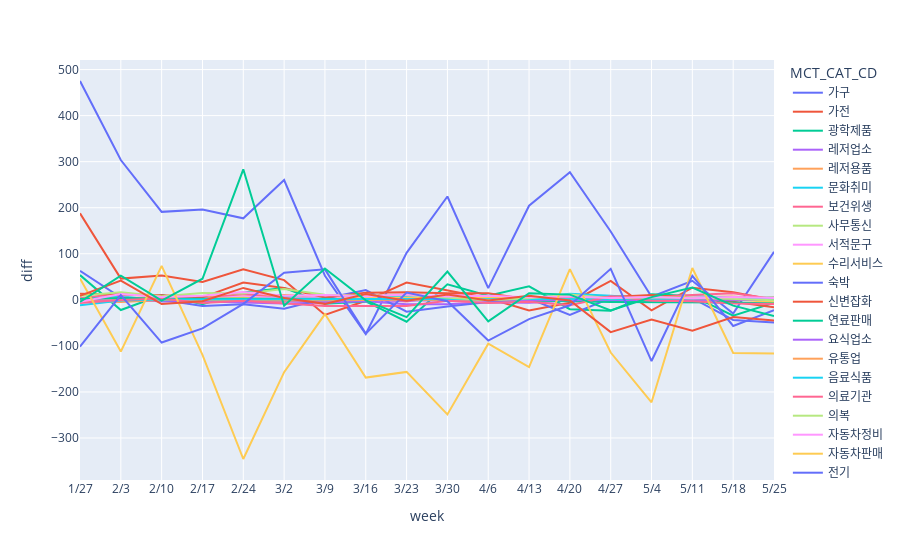

The notebook cell saved with this chart:
### Code cell
fig = px.line(cnt_diff2, x="week", y="diff", color='MCT_CAT_CD')

fig.update_layout(
    xaxis = dict(
        tickmode = 'array',
        tickvals = np.arange(0, len(test2)),
        ticktext = test2
    )
)
fig.show()

### Figure 1 — Plotly figure (JSON) as saved in the notebook; plotly's stock layout.template omitted (floating-point values rounded to 4 significant figures)
{"data": [{"hovertemplate": "MCT_CAT_CD=가구<br>week=%{x}<br>diff=%{y}<extra></extra>", "legendgroup": "가구", "line": {"color": "#636efa", "dash": "solid"}, "mode": "lines", "name": "가구", "orientation": "v", "showlegend": true, "type": "scatter", "x": [5, 6, 7, 8, 9, 10, 11, 12, 13, 14, 15, 16, 17, 18, 19, 20, 21, 22], "xaxis": "x", "y": [475.2, 303.5, 191.0, 196.2, 176.9, 260.2, 52.41, -74.2, 102.1, 224.4, 25.52, 204.3, 277.2, 148.3, 6.812, 41.39, -29.77, 104.2], "yaxis": "y"}, {"hovertemplate": "MCT_CAT_CD=가전<br>week=%{x}<br>diff=%{y}<extra></extra>", "legendgroup": "가전", "line": {"color": "#EF553B", "dash": "solid"}, "mode": "lines", "name": "가전", "orientation": "v", "showlegend": true, "type": "scatter", "x": [5, 6, 7, 8, 9, 10, 11, 12, 13, 14, 15, 16, 17, 18, 19, 20, 21, 22], "xaxis": "x", "y": [187.9, 46.07, 52.97, 38.64, 66.38, 42.73, -32.85, -2.085, 37.51, 20.1, 3.348, -23.08, -6.322, 41.0, -23.01, 26.28, 16.4, -0.5635], "yaxis": "y"}, {"hovertemplate": "MCT_CAT_CD=광학제품<br>week=%{x}<br>diff=%{y}<extra></extra>", "legendgroup": "광학제품", "line": {"color": "#00cc96", "dash": "solid"}, "mode": "lines", "name": "광학제품", "orientation": "v", "showlegend": true, "type": "scatter", "x": [5, 6, 7, 8, 9, 10, 11, 12, 13, 14, 15, 16, 17, 18, 19, 20, 21, 22], "xaxis": "x", "y": [53.68, -22.19, 10.53, -9.31, 16.23, 25.83, -8.595, -3.452, -47.59, 33.58, 8.975, 29.33, -20.25, -23.75, 12.02, 8.542, -34.53, -6.223], "yaxis": "y"}, {"hovertemplate": "MCT_CAT_CD=레저업소<br>week=%{x}<br>diff=%{y}<extra></extra>", "legendgroup": "레저업소", "line": {"color": "#ab63fa", "dash": "solid"}, "mode": "lines", "name": "레저업소", "orientation": "v", "showlegend": true, "type": "scatter", "x": [5, 6, 7, 8, 9, 10, 11, 12, 13, 14, 15, 16, 17, 18, 19, 20, 21, 22], "xaxis": "x", "y": [-0.5576, 2.783, -3.387, -3.637, -5.595, -8.001, -5.787, -3.326, -9.593, -9.639, -5.138, -6.371, -1.563, -2.42, 2.031, 2.114, 0.7655, 0.02481], "yaxis": "y"}, {"hovertemplate": "MCT_CAT_CD=레저용품<br>week=%{x}<br>diff=%{y}<extra></extra>", "legendgroup": "레저용품", "line": {"color": "#FFA15A", "dash": "solid"}, "mode": "lines", "name": "레저용품", "orientation": "v", "showlegend": true, "type": "scatter", "x": [5, 6, 7, 8, 9, 10, 11, 12, 13, 14, 15, 16, 17, 18, 19, 20, 21, 22], "xaxis": "x", "y": [-0.6835, 3.612, 6.052, 6.272, 10.49, 10.53, 6.764, 2.516, 3.833, 2.499, 2.442, -2.642, -1.882, -0.04831, 2.094, 5.715, 7.347, 0.1647], "yaxis": "y"}, {"hovertemplate": "MCT_CAT_CD=문화취미<br>week=%{x}<br>diff=%{y}<extra></extra>", "legendgroup": "문화취미", "line": {"color": "#19d3f3", "dash": "solid"}, "mode": "lines", "name": "문화취미", "orientation": "v", "showlegend": true, "type": "scatter", "x": [5, 6, 7, 8, 9, 10, 11, 12, 13, 14, 15, 16, 17, 18, 19, 20, 21, 22], "xaxis": "x", "y": [2.161, 7.816, -1.856, 2.219, 1.513, 5.891, 2.098, 8.049, 7.283, 8.135, 7.94, 2.233, 13.45, 8.863, 3.142, 8.099, 3.863, 4.985], "yaxis": "y"}, {"hovertemplate": "MCT_CAT_CD=보건위생<br>week=%{x}<br>diff=%{y}<extra></extra>", "legendgroup": "보건위생", "line": {"color": "#FF6692", "dash": "solid"}, "mode": "lines", "name": "보건위생", "orientation": "v", "showlegend": true, "type": "scatter", "x": [5, 6, 7, 8, 9, 10, 11, 12, 13, 14, 15, 16, 17, 18, 19, 20, 21, 22], "xaxis": "x", "y": [3.444, 14.23, 6.736, 2.225, 12.42, 2.154, 4.546, 3.001, -3.86, 9.129, 4.341, 3.72, 3.688, 6.827, 6.771, 10.59, 14.23, 1.676], "yaxis": "y"}, {"hovertemplate": "MCT_CAT_CD=사무통신<br>week=%{x}<br>diff=%{y}<extra></extra>", "legendgroup": "사무통신", "line": {"color": "#B6E880", "dash": "solid"}, "mode": "lines", "name": "사무통신", "orientation": "v", "showlegend": true, "type": "scatter", "x": [5, 6, 7, 8, 9, 10, 11, 12, 13, 14, 15, 16, 17, 18, 19, 20, 21, 22], "xaxis": "x", "y": [-0.4854, 0.6299, -0.2284, 0.1577, 4.704, 1.685, 1.577, 1.242, 1.066, 2.378, 0.9145, 0.7756, 0.568, 1.058, 0.2099, 0.7551, 0.4249, 0.2565], "yaxis": "y"}, {"hovertemplate": "MCT_CAT_CD=서적문구<br>week=%{x}<br>diff=%{y}<extra></extra>", "legendgroup": "서적문구", "line": {"color": "#FF97FF", "dash": "solid"}, "mode": "lines", "name": "서적문구", "orientation": "v", "showlegend": true, "type": "scatter", "x": [5, 6, 7, 8, 9, 10, 11, 12, 13, 14, 15, 16, 17, 18, 19, 20, 21, 22], "xaxis": "x", "y": [-4.683, 5.312, -0.5823, 1.171, 7.728, 2.871, 6.824, 3.928, 3.844, 11.54, 6.298, 4.018, 4.455, 4.357, 5.173, 6.144, 3.685, 3.022], "yaxis": "y"}, {"hovertemplate": "MCT_CAT_CD=수리서비스<br>week=%{x}<br>diff=%{y}<extra></extra>", "legendgroup": "수리서비스", "line": {"color": "#FECB52", "dash": "solid"}, "mode": "lines", "name": "수리서비스", "orientation": "v", "showlegend": true, "type": "scatter", "x": [5, 6, 7, 8, 9, 10, 11, 12, 13, 14, 15, 16, 17, 18, 19, 20, 21, 22], "xaxis": "x", "y": [-5.551, 4.653, 2.956, 1.157, 4.272, -0.1201, 2.136, 3.822, 4.641, 2.904, 5.922, 5.47, 4.102, -0.6692, 3.823, 3.703, 1.307, -5.004], "yaxis": "y"}, {"hovertemplate": "MCT_CAT_CD=숙박<br>week=%{x}<br>diff=%{y}<extra></extra>", "legendgroup": "숙박", "line": {"color": "#636efa", "dash": "solid"}, "mode": "lines", "name": "숙박", "orientation": "v", "showlegend": true, "type": "scatter", "x": [5, 6, 7, 8, 9, 10, 11, 12, 13, 14, 15, 16, 17, 18, 19, 20, 21, 22], "xaxis": "x", "y": [62.8, 4.905, 0.03543, -13.38, -9.637, -19.1, 2.862, 21.04, -25.6, -14.42, -4.981, 2.704, -32.7, 3.808, -2.483, 3.566, -43.67, -49.03], "yaxis": "y"}, {"hovertemplate": "MCT_CAT_CD=신변잡화<br>week=%{x}<br>diff=%{y}<extra></extra>", "legendgroup": "신변잡화", "line": {"color": "#EF553B", "dash": "solid"}, "mode": "lines", "name": "신변잡화", "orientation": "v", "showlegend": true, "type": "scatter", "x": [5, 6, 7, 8, 9, 10, 11, 12, 13, 14, 15, 16, 17, 18, 19, 20, 21, 22], "xaxis": "x", "y": [13.46, 10.97, 9.699, 5.395, 37.41, 25.49, 5.031, 15.64, 16.65, 14.35, 14.54, 0.6819, 6.552, 6.101, 10.51, 4.014, -4.33, -16.24], "yaxis": "y"}, {"hovertemplate": "MCT_CAT_CD=연료판매<br>week=%{x}<br>diff=%{y}<extra></extra>", "legendgroup": "연료판매", "line": {"color": "#00cc96", "dash": "solid"}, "mode": "lines", "name": "연료판매", "orientation": "v", "showlegend": true, "type": "scatter", "x": [5, 6, 7, 8, 9, 10, 11, 12, 13, 14, 15, 16, 17, 18, 19, 20, 21, 22], "xaxis": "x", "y": [1.704, 3.762, 2.384, 2.068, 3.128, 1.774, 2.1, -0.02767, 0.8116, 1.493, -0.2892, -2.253, -2.849, -4.507, -4.44, -4.752, -5.733, -7.806], "yaxis": "y"}, {"hovertemplate": "MCT_CAT_CD=요식업소<br>week=%{x}<br>diff=%{y}<extra></extra>", "legendgroup": "요식업소", "line": {"color": "#ab63fa", "dash": "solid"}, "mode": "lines", "name": "요식업소", "orientation": "v", "showlegend": true, "type": "scatter", "x": [5, 6, 7, 8, 9, 10, 11, 12, 13, 14, 15, 16, 17, 18, 19, 20, 21, 22], "xaxis": "x", "y": [-1.293, -1.14, -0.7464, -2.118, -3.108, -2.247, -2.114, -2.149, -1.72, -1.431, -1.465, -0.8003, -0.6521, -0.7866, -0.2126, -0.1411, 0.1261, 0.3473], "yaxis": "y"}, {"hovertemplate": "MCT_CAT_CD=유통업<br>week=%{x}<br>diff=%{y}<extra></extra>", "legendgroup": "유통업", "line": {"color": "#FFA15A", "dash": "solid"}, "mode": "lines", "name": "유통업", "orientation": "v", "showlegend": true, "type": "scatter", "x": [5, 6, 7, 8, 9, 10, 11, 12, 13, 14, 15, 16, 17, 18, 19, 20, 21, 22], "xaxis": "x", "y": [-2.523, -4.955, -0.5634, -0.1468, -2.2, -1.37, -0.3856, 0.215, 0.3246, -0.4106, 0.9742, 1.767, 1.736, 3.246, 3.098, 2.784, 2.675, 5.021], "yaxis": "y"}, {"hovertemplate": "MCT_CAT_CD=음료식품<br>week=%{x}<br>diff=%{y}<extra></extra>", "legendgroup": "음료식품", "line": {"color": "#19d3f3", "dash": "solid"}, "mode": "lines", "name": "음료식품", "orientation": "v", "showlegend": true, "type": "scatter", "x": [5, 6, 7, 8, 9, 10, 11, 12, 13, 14, 15, 16, 17, 18, 19, 20, 21, 22], "xaxis": "x", "y": [-11.99, -1.54, 0.8459, 1.322, 1.959, 1.656, 1.525, 1.761, 1.303, 1.61, 1.525, 1.69, 1.293, 1.482, 2.361, 2.903, 4.108, 1.696], "yaxis": "y"}, {"hovertemplate": "MCT_CAT_CD=의료기관<br>week=%{x}<br>diff=%{y}<extra></extra>", "legendgroup": "의료기관", "line": {"color": "#FF6692", "dash": "solid"}, "mode": "lines", "name": "의료기관", "orientation": "v", "showlegend": true, "type": "scatter", "x": [5, 6, 7, 8, 9, 10, 11, 12, 13, 14, 15, 16, 17, 18, 19, 20, 21, 22], "xaxis": "x", "y": [-6.877, -0.2807, 2.816, -6.714, -2.088, -7.164, -13.58, -13.22, -13.19, -1.819, -6.895, -4.004, -11.97, 7.709, -1.943, -3.046, -7.983, -9.098], "yaxis": "y"}, {"hovertemplate": "MCT_CAT_CD=의복<br>week=%{x}<br>diff=%{y}<extra></extra>", "legendgroup": "의복", "line": {"color": "#B6E880", "dash": "solid"}, "mode": "lines", "name": "의복", "orientation": "v", "showlegend": true, "type": "scatter", "x": [5, 6, 7, 8, 9, 10, 11, 12, 13, 14, 15, 16, 17, 18, 19, 20, 21, 22], "xaxis": "x", "y": [8.644, 16.5, 7.569, 14.87, 13.83, 23.27, 10.94, 9.123, 10.46, 5.188, -1.07, 3.327, 11.57, 3.196, 5.615, 5.061, 2.892, -0.8043], "yaxis": "y"}, {"hovertemplate": "MCT_CAT_CD=자동차정비<br>week=%{x}<br>diff=%{y}<extra></extra>", "legendgroup": "자동차정비", "line": {"color": "#FF97FF", "dash": "solid"}, "mode": "lines", "name": "자동차정비", "orientation": "v", "showlegend": true, "type": "scatter", "x": [5, 6, 7, 8, 9, 10, 11, 12, 13, 14, 15, 16, 17, 18, 19, 20, 21, 22], "xaxis": "x", "y": [-4.421, 12.69, 5.914, 8.844, 16.81, 8.945, 10.63, 7.895, 11.76, 7.054, 8.859, 5.861, 6.983, 3.968, 5.97, 3.648, 6.228, 4.239], "yaxis": "y"}, {"hovertemplate": "MCT_CAT_CD=자동차판매<br>week=%{x}<br>diff=%{y}<extra></extra>", "legendgroup": "자동차판매", "line": {"color": "#FECB52", "dash": "solid"}, "mode": "lines", "name": "자동차판매", "orientation": "v", "showlegend": true, "type": "scatter", "x": [5, 6, 7, 8, 9, 10, 11, 12, 13, 14, 15, 16, 17, 18, 19, 20, 21, 22], "xaxis": "x", "y": [46.55, -112.4, 73.79, -119.4, -345.6, -157.1, -30.93, -168.9, -156.5, -248.8, -95.26, -146.2, 66.69, -114.5, -222.5, 69.14, -115.6, -116.3], "yaxis": "y"}, {"hovertemplate": "MCT_CAT_CD=전기<br>week=%{x}<br>diff=%{y}<extra></extra>", "legendgroup": "전기", "line": {"color": "#636efa", "dash": "solid"}, "mode": "lines", "name": "전기", "orientation": "v", "showlegend": true, "type": "scatter", "x": [5, 6, 7, 8, 9, 10, 11, 12, 13, 14, 15, 16, 17, 18, 19, 20, 21, 22], "xaxis": "x", "y": [-101.8, 10.21, -92.75, -62.07, -8.679, 58.92, 66.17, -73.3, 15.61, -2.962, -88.46, -41.98, -11.87, 67.4, -132.9, 51.9, -56.7, -22.72], "yaxis": "y"}, {"hovertemplate": "MCT_CAT_CD=주방용구<br>week=%{x}<br>diff=%{y}<extra></extra>", "legendgroup": "주방용구", "line": {"color": "#EF553B", "dash": "solid"}, "mode": "lines", "name": "주방용구", "orientation": "v", "showlegend": true, "type": "scatter", "x": [5, 6, 7, 8, 9, 10, 11, 12, 13, 14, 15, 16, 17, 18, 19, 20, 21, 22], "xaxis": "x", "y": [8.874, 41.73, -9.208, -3.163, 25.87, 3.884, -8.745, 12.8, -2.05, 11.48, -1.438, 8.73, -1.592, -70.17, -42.6, -66.88, -37.22, -45.14], "yaxis": "y"}, {"hovertemplate": "MCT_CAT_CD=직물<br>week=%{x}<br>diff=%{y}<extra></extra>", "legendgroup": "직물", "line": {"color": "#00cc96", "dash": "solid"}, "mode": "lines", "name": "직물", "orientation": "v", "showlegend": true, "type": "scatter", "x": [5, 6, 7, 8, 9, 10, 11, 12, 13, 14, 15, 16, 17, 18, 19, 20, 21, 22], "xaxis": "x", "y": [-4.376, 52.66, -1.587, 45.77, 283.5, -12.73, 68.1, -1.082, -37.57, 61.39, -46.82, 14.24, 11.31, -22.85, 5.855, 26.85, -12.67, -34.93], "yaxis": "y"}], "layout": {"legend": {"title": {"text": "MCT_CAT_CD"}, "tracegroupgap": 0}, "margin": {"t": 60}, "xaxis": {"anchor": "y", "domain": [0, 1], "tickmode": "array", "ticktext": ["12/23", "12/30", "1/6", "1/13", "1/20", "1/27", "2/3", "2/10", "2/17", "2/24", "3/2", "3/9", "3/16", "3/23", "3/30", "4/6", "4/13", "4/20", "4/27", "5/4", "5/11", "5/18", "5/25", "6/1", "6/8", "6/15", "6/22", "6/29", "7/6", "7/13", "7/20", "7/27", "8/3", "8/10", "8/17", "8/24", "8/31", "9/7", "9/14", "9/21", "9/28", "10/5", "10/12", "10/19", "10/26", "11/2", "11/9", "11/16", "11/23", "11/30", "12/7", "12/14"], "tickvals": [0, 1, 2, 3, 4, 5, 6, 7, 8, 9, 10, 11, 12, 13, 14, 15, 16, 17, 18, 19, 20, 21, 22, 23, 24, 25, 26, 27, 28, 29, 30, 31, 32, 33, 34, 35, 36, 37, 38, 39, 40, 41, 42, 43, 44, 45, 46, 47, 48, 49, 50, 51], "title": {"text": "week"}}, "yaxis": {"anchor": "x", "domain": [0, 1], "title": {"text": "diff"}}}}
